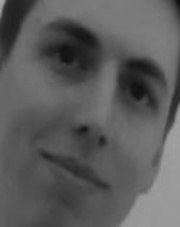
#> input picture EmotionDataset/Train/Image/Happy/1.jpg, 180 x 227 px; its folder holds only this picture in this run
$ jupyter execute --allow-errors ImageExamine.ipynb
#> lines starting #> are read from the running program, lines starting #| are printed output that depends on the picture
[cell 1]
# Imports
import numpy as np
import matplotlib.pyplot as plt
import os
import cv2
import random
import pickle

[cell 2]
# Location of data
DATADIR = "EmotionDataset/Train/Image"
CATEGORIES = ["Happy", "Neutral", "Sad"]

[cell 3]
# Checking file path
for category in CATEGORIES:
    path = os.path.join(DATADIR, category)
    for img in os.listdir(path):
        img_array = cv2.imread(os.path.join(path, img), cv2.IMREAD_GRAYSCALE)
#> img_array is the input picture: shape (227, 180); min 14, max 167, mean 91.4
        plt.imshow(img_array, cmap="gray")
        plt.show()
        break
    break

[cell 4]
# Check shape
print(img_array.shape)
#| (227, 180)

[cell 5]
# Resizing
IMG_SIZE = 48

new_array = cv2.resize(img_array, (IMG_SIZE, IMG_SIZE))
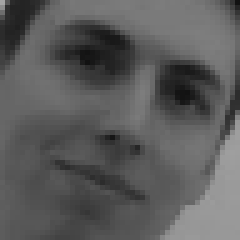
#> new_array: shape (48, 48) (shown 5 times larger); min 18, max 165, mean 91.3
plt.imshow(new_array, cmap = "gray")
plt.show()

[cell 6]
# data set
x = ['Happy', 'Neutral', 'Sad']
#> (the rest of this cell did not finish here and is left out)

[cell 7]
# Proccessing data function
def create_training_data(direc, categories):
#> called with direc = 'EmotionDataset/Train/Image'
    temp_data = []                             # Temporary array
    for category in categories:
        path = os.path.join(direc, category)   # Find file path
        class_num = CATEGORIES.index(category) # Determine image class happy, neutral or sad
        for img in os.listdir(path):           # Loop through images
            try:
                img_array = cv2.imread(os.path.join(path, img), cv2.IMREAD_GRAYSCALE) # Read in image as greyscale
                new_array = cv2.resize(img_array, (IMG_SIZE, IMG_SIZE))               # Resize image
                temp_data.append([new_array, class_num])                              # Append to temporary array
            except Exception as e:                                                    # Check for issue
                print('Image failed to process: ' + e)
#> pass 2 of the loop in create_training_data, `for category in categories:`:
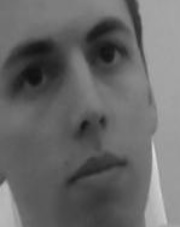
#> input picture EmotionDataset/Train/Image/Neutral/15.jpg, 180 x 227 px
#> in create_training_data, img_array is the input picture: shape (227, 180); min 16, max 218, mean 104.5
#> in create_training_data, `new_array = cv2.resize(img_array, (IMG_SIZE, IMG_SIZE))`:
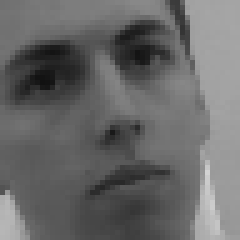
#> new_array: shape (48, 48) (shown 5 times larger); min 17, max 211, mean 104.4
    return temp_data                                                                  # Return processed data set

#> (the rest of this cell did not finish here and is left out)
